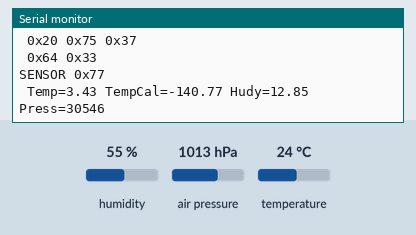
This sketch was run on a simulated Arduino Uno, built with avr-gcc and run on an emulated ATmega328P. On the bench: the last lines printed to the serial monitor. Wiring (inferred from the names in the program): BME280 sensor at I2C address 0x76; BME280 sensor at I2C address 0x77. Inputs (shaded band) come from the test bench; at power-on: humidity 55 %, air pressure 1013 hPa, temperature 24 °C.

Above: at 1.2 s.
1.3 s: humidity set to 22 %
At 2.8 s:
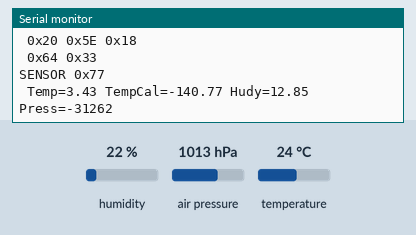
3.5 s: air pressure set to 952 hPa
At 4.9 s:
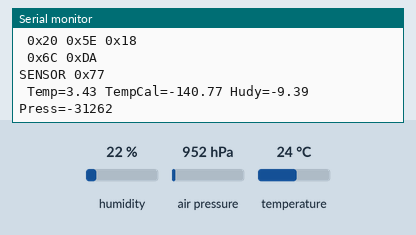
5.5 s: temperature set to 12 °C
At 6.9 s:
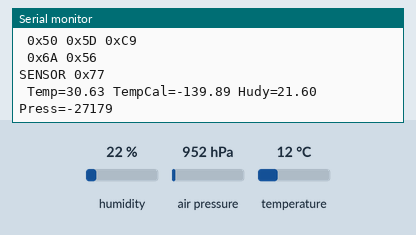
7.6 s: humidity set to 40 %
At 8.7 s:
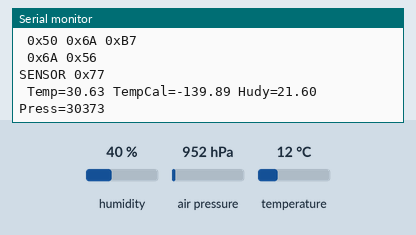
9.6 s: air pressure set to 1025 hPa
At 11.0 s:
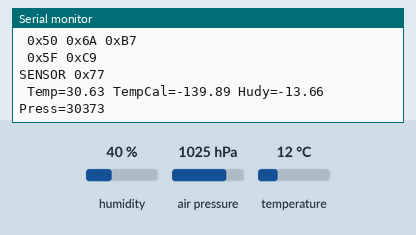
11.6 s: temperature set to 19 °C
At 13.0 s:
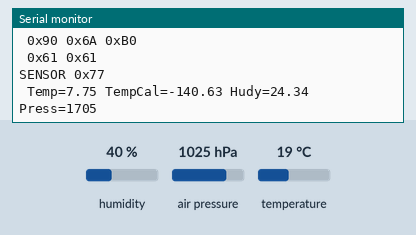
Timing chart, 0 to 14.6 s (numbered marks = the images above; inputs shaded):
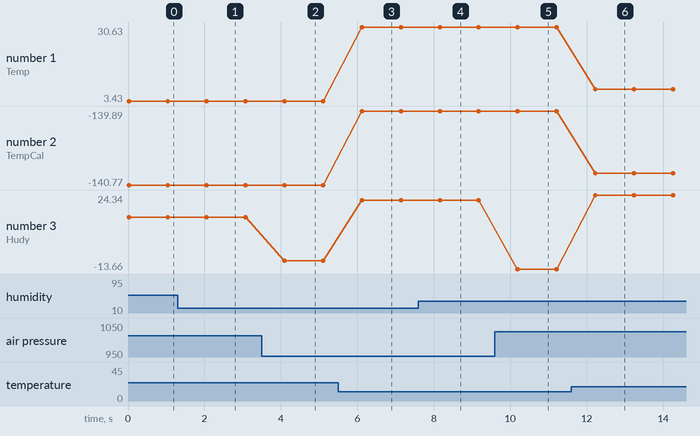

Measured:
- after the input at 1.3 s, the serial monitor: prints a new line after 0.75 s (image 1)
- after the input at 3.5 s, the serial monitor: prints a new line after 0.58 s (image 2)
- after the input at 5.5 s, the serial monitor: prints a new line after 0.61 s (image 3)
- after the input at 7.6 s, the serial monitor: prints a new line after 0.55 s (image 4)
- after the input at 9.6 s, the serial monitor: prints a new line after 0.58 s (image 5)
- after the input at 11.6 s, the serial monitor: prints a new line after 0.62 s (image 6)
- plotted number 1: 3.43 → 30.63 after the input at 5.5 s, 30.63 → 7.75 after the input at 11.6 s
- plotted number 2: -140.77 → -139.89 after the input at 5.5 s, -139.89 → -140.63 after the input at 11.6 s

The sketch:

i2c_read_bme280.ino
```cpp
#include <Adafruit_BME280.h>


#include <Wire.h>

long cal_temp1, cal_temp2, cal_temp3;
long cal_pres1, cal_pres2, cal_pres3, cal_pres4, cal_pres5, cal_pres6, cal_pres7, cal_pres8, cal_pres9;
long cal_hudy1, cal_hudy2, cal_hudy3, cal_hudy4, cal_hudy5, cal_hudy6;


void bme_initialize(byte addr) {
  // Sensor-Einstellungen - bevor man die nicht setzt misst er Mist
  Wire.beginTransmission(addr);
  Wire.write(0xf2);
  Wire.write(0x01);

  Wire.write(0xf4);
  Wire.write(0x27);

  Wire.write(0xf5);
  Wire.write(0xa0);
  Wire.endTransmission();
  return;
}

void bme_calibrate(byte addr) {
  // Kalibrierungsdaten lesen und "vorberechnen"
  unsigned char calib[36];


  Wire.beginTransmission(addr);
  Wire.write(0x88);
  Wire.endTransmission();

  Wire.requestFrom(addr, 24);
  for( int i = 0; i <= 23; i++) {
    calib[i] = Wire.read();
  }

  Wire.beginTransmission(addr);
  Wire.write(0xa1);
  Wire.endTransmission();

  Wire.requestFrom(addr, 1);
  calib[24] = Wire.read();

  Wire.beginTransmission(addr);
  Wire.write(0xe1);
  Wire.endTransmission();

  Wire.requestFrom(addr, 7);
  for( int i = 25; i <= 31; i++) {
    calib[i] = Wire.read();
  }

  cal_temp1 = calib[0] + (calib[1] << 8);
	cal_temp2 = calib[2] + (calib[3] << 8);
	if (cal_temp2 > 32767) {cal_temp2 -= 65536;} // negative value
	cal_temp3 = calib[4] + (calib[5] << 8);
	if (cal_temp3 > 32767) {cal_temp3 -= 65536;}

  cal_hudy1 = calib[24];
  cal_hudy2 = calib[25] + (calib[26] << 8);
  if (cal_hudy2 > 32767) {cal_hudy2 -= 65536;} // Abgleich unsigned-signed
  cal_hudy3 = calib[27];
  cal_hudy4 = (calib[28] << 4) + (calib[29] & 0xf); // 28 4 bit nach links, dazu die vier rechten bits von 29
  if (cal_hudy4 > 2047) {cal_hudy4 -= 4096;} // Ablgeich signed/unsigned, Basis "12-bit"
  cal_hudy5 = (calib[30] << 4) + (calib[29] >> 4); // 30 4bit nach links, dazu die vier höheren bits von 29
  if (cal_hudy5 > 2047) {cal_hudy5 -= 4096;} // Ablgeich signed/unsigned, Basis "12-bit"
  return;
}

void bme_readAll(byte addr, long *temp, long *press, long *hudy) {

  long tmp_temp = 0;
  long tmp_press = 0;
  long tmp_hudy = 0;
  long tmp_calc1 = 0;
  long tmp_calc2 = 0;
  long tmp_calc3 = 0;

  Wire.beginTransmission(addr);
  Wire.write(0xFA); // request
  Wire.endTransmission();

  Wire.requestFrom(addr, 3);
  byte data[8];
  for( int i = 0; i <= 2; i++) {
    data[i] = Wire.read();
    Serial.print(" 0x");
    Serial.print(data[i], HEX);
  }
  Serial.println();

  // die 20 Temperaturbits zusammenbasteln
  // AAAAAAAABBBBBBBBCCCC
  tmp_temp = data[2] << 12; // AAAAAAAA000000000000
  tmp_temp += data[1] << 4; // 00000000BBBBBBBB0000
  tmp_temp += data[0] >> 4; // 0000000000000000CCCC

  Wire.beginTransmission(addr);
  Wire.write(0xFC); // request
  Wire.endTransmission();

  Wire.requestFrom(addr, 3);
  //byte data[8];
  for( int i = 0; i <= 2; i++) {
    data[i] = Wire.read();
    Serial.print(" 0x");
    Serial.print(data[i], HEX);
  }
  Serial.println();

  // die 20 Luftdruck-Bits zusammenbasteln
  tmp_press = data[2] << 12; // AAAAAAAA000000000000
  tmp_press += data[1] << 4; // 00000000BBBBBBBB0000
  tmp_press += data[0] >> 4; // 0000000000000000CCCC

  Wire.beginTransmission(addr);
  Wire.write(0xF7); // request
  Wire.endTransmission();

  Wire.requestFrom(addr, 2);
//  byte data[8];
  for( int i = 0; i <= 1; i++) {
    data[i] = Wire.read();
    Serial.print(" 0x");
    Serial.print(data[i], HEX);
  }
  Serial.println();

  // die 16 Luftfeuchte-Bits zusammenbasteln
  tmp_hudy = data[1] << 8;
  tmp_hudy += data[0];

  // Temperatur-Messwert nachkalibrieren
  tmp_calc1 = ((((tmp_temp >> 3) - (cal_temp1 <<1))) * (cal_temp2)) >> 11;
	tmp_calc2 = (((((tmp_temp >> 4) - (cal_temp1)) * ((tmp_temp>>4) - (cal_temp1))) >> 12) * (cal_temp3)) >> 14;
	tmp_calc3 = tmp_calc1 + tmp_calc2;
	*temp = (tmp_calc3 * 5 + 128) >> 8;
  *temp += 0;
  Serial.print("SENSOR 0x");
  Serial.println(addr, HEX);
  Serial.print(" Temp=");
  Serial.print(tmp_temp / 100.0);
  Serial.print(" TempCal=");
  Serial.print(*temp / 100.0);
  Serial.print(" Hudy=");
  Serial.print(tmp_hudy/1024.0);
  Serial.print(" Press=");
  Serial.println(tmp_press);
  return;
}

byte bme_getStatus(byte addr) {
  byte test = 0x00;

  Wire.beginTransmission(addr);
  Wire.write(0xF3); // request
  Wire.endTransmission();

  Wire.requestFrom(addr, 1);
  byte b = 0x00;
  b = Wire.read();

  Serial.print(" Status=");
  Serial.println(b, BIN);
  return b;
}

void setup() {
  byte addr = 0x76;
  Wire.begin();

  Serial.begin(115200);
  Serial.println("BME 280 auslesen");


  bme_calibrate(0x76);
  bme_initialize(0x76);

  bme_calibrate(0x77);
  bme_initialize(0x77);
}


void loop() {
  long temp, hudy, press;
  byte addr = 0x76;
  bme_getStatus(addr);
  bme_readAll(addr, &temp, &hudy, &press);
  addr += 1;
  bme_getStatus(addr);
  bme_readAll(addr, &temp, &hudy, &press);

  delay(1000);
}
```
